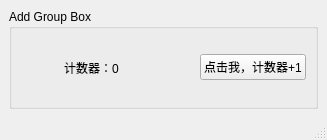
<?xml version="1.0" encoding="UTF-8"?>
<ui version="4.0">
 <class>window</class>
 <widget class="QMainWindow" name="window">
  <property name="geometry">
   <rect>
    <x>0</x>
    <y>0</y>
    <width>327</width>
    <height>140</height>
   </rect>
  </property>
  <property name="windowTitle">
   <string>MyFirstWindow</string>
  </property>
  <widget class="QWidget" name="centralwidget">
   <layout class="QVBoxLayout" name="verticalLayout">
    <item>
     <widget class="QGroupBox" name="groupBox">
      <property name="title">
       <string>Add Group Box</string>
      </property>
      <layout class="QHBoxLayout" name="horizontalLayout" stretch="2,4,2,4">
       <item>
        <spacer name="horizontalSpacer">
         <property name="orientation">
          <enum>Qt::Horizontal</enum>
         </property>
         <property name="sizeHint" stdset="0">
          <size>
           <width>40</width>
           <height>20</height>
          </size>
         </property>
        </spacer>
       </item>
       <item>
        <widget class="QLabel" name="label">
         <property name="text">
          <string>计数器：0</string>
         </property>
        </widget>
       </item>
       <item>
        <spacer name="horizontalSpacer_2">
         <property name="orientation">
          <enum>Qt::Horizontal</enum>
         </property>
         <property name="sizeHint" stdset="0">
          <size>
           <width>40</width>
           <height>20</height>
          </size>
         </property>
        </spacer>
       </item>
       <item>
        <widget class="QPushButton" name="btn">
         <property name="text">
          <string>点击我，计数器+1</string>
         </property>
        </widget>
       </item>
      </layout>
     </widget>
    </item>
   </layout>
  </widget>
  <widget class="QMenuBar" name="menubar">
   <property name="geometry">
    <rect>
     <x>0</x>
     <y>0</y>
     <width>327</width>
     <height>23</height>
    </rect>
   </property>
  </widget>
  <widget class="QStatusBar" name="statusbar"/>
 </widget>
 <resources/>
 <connections/>
</ui>
